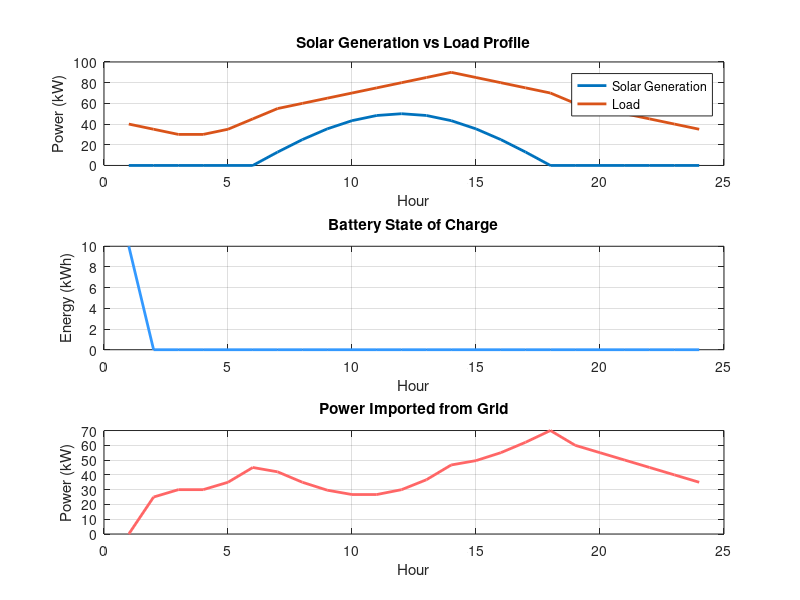

Write MATLAB code to recreate this figure. (Note: this script raises an error after producing the figure.)
%% Simple Solar + Battery Microgrid Simulation
clear; clc; close all;

% Parameters
hours = 24;                         % Simulation period (24 hours)
solar_capacity = 50;                % Max solar power [kW]
battery_capacity = 100;             % Battery capacity [kWh]
battery_state = 50;                 % Initial battery energy [kWh]
load_profile = [40 35 30 30 35 45 55 60 65 70 75 80 85 90 85 80 75 70 60 55 50 45 40 35]; % hourly load [kW]

% Generate simple solar power curve (sunrise to sunset)
t = 1:hours;
solar_generation = solar_capacity * sin(pi * (t-6)/12);
solar_generation(solar_generation < 0) = 0; % no negative power

% Initialize storage
battery_state_log = zeros(1, hours);
grid_usage = zeros(1, hours);

% Simulation loop
for i = 1:hours
    net_power = solar_generation(i) - load_profile(i);
    
    if net_power > 0
        % Extra power: charge battery
        charge = min(net_power, battery_capacity - battery_state);
        battery_state = battery_state + charge;
        grid_usage(i) = 0;
    else
        % Deficit: discharge battery or import from grid
        discharge = min(-net_power, battery_state);
        battery_state = battery_state - discharge;
        grid_usage(i) = (-net_power) - discharge;
    end
    
    battery_state_log(i) = battery_state;
end

% Plot results
figure;
subplot(3,1,1)
plot(t, solar_generation, 'LineWidth', 2); hold on;
plot(t, load_profile, 'LineWidth', 2);
xlabel('Hour'); ylabel('Power (kW)');
title('Solar Generation vs Load Profile');
legend('Solar Generation','Load');
grid on;

subplot(3,1,2)
plot(t, battery_state_log, 'LineWidth', 2, 'Color', [0.2 0.6 1]);
xlabel('Hour'); ylabel('Energy (kWh)');
title('Battery State of Charge');
grid on;

subplot(3,1,3)
plot(t, grid_usage, 'LineWidth', 2, 'Color', [1 0.4 0.4]);
xlabel('Hour'); ylabel('Power (kW)');
title('Power Imported from Grid');
grid on;

sgtitle('Simple Microgrid Simulation (Solar + Battery)');
